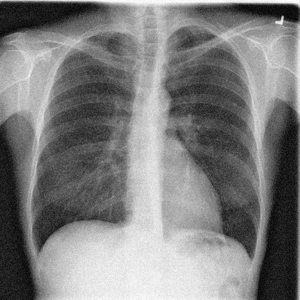
#> input picture Assignment-31/noise_reduction/input/noisy_skeleton.png, 300 x 300 px, found by its file name
$ python main.py
#> lines starting #> are read from the running program, lines starting #| are printed output that depends on the picture
import cv2
import numpy as np


def noise_reduction(image, kernel_size):
    # Get the dimensions of the image
    rows, cols = image.shape

    # Create an empty result image with the same dimensions as the input image
    result = np.zeros((rows, cols), dtype=np.uint8)

    # Define the horizontal edge detection kernel
    kernel = np.ones((kernel_size, kernel_size), dtype=np.uint8) / (
        kernel_size * kernel_size
    )

    # Calculate the offset for the kernel's center
    offset = (kernel_size - 1) // 2

    # Iterate over each pixel in the image (excluding the borders)
    for row in range(offset, rows - offset):
        for col in range(offset, cols - offset):
            # Extract the 3x3 neighborhood around the current pixel
            small = image[
                row - offset : row + (offset + 1), col - offset : col + (offset + 1)
            ]
            # Apply the kernel to the neighborhood
            average = np.sum(kernel * small)
            # Set the result pixel value to the computed average
            result[row, col] = average

    return result


# Load the noisy images in grayscale
noisy_skeleton = cv2.imread(
    "image_processing/Assignment-31/noise_reduction/input/noisy_skeleton.png",
    cv2.IMREAD_GRAYSCALE,
)
#> noisy_skeleton is the input picture: shape (300, 300); min 2, max 253, mean 125.6
noisy_image = cv2.imread(
    "image_processing/Assignment-31/noise_reduction/input/noisy_image.png",
    cv2.IMREAD_GRAYSCALE,
)
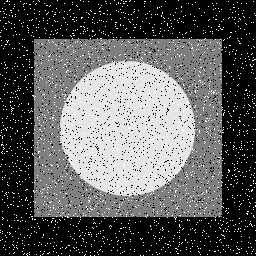
#> input picture Assignment-31/noise_reduction/input/noisy_image.png, 256 x 256 px, found by its file name
#> noisy_image is the input picture: shape (256, 256); min 0, max 255, mean 90.9
noisy_board = cv2.imread(
    "image_processing/Assignment-31/noise_reduction/input/noisy_board.png",
    cv2.IMREAD_GRAYSCALE,
)
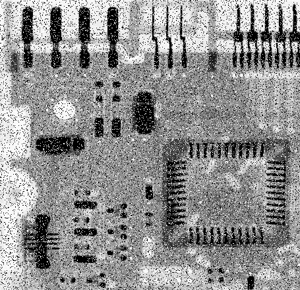
#> input picture Assignment-31/noise_reduction/input/noisy_board.png, 300 x 290 px, found by its file name
#> noisy_board is the input picture: shape (290, 300); min 0, max 255, mean 144.2

# Apply noise reduction with different kernel sizes and display the results
for img, title in [
    (noisy_skeleton, "Skeleton"),
    (noisy_image, "Image"),
    (noisy_board, "Board"),
]:
    for size in [3, 5, 15]:
        result = noise_reduction(img, size)
        cv2.imshow(f"{title} {size}x{size}", result)
        cv2.waitKey(0)
        cv2.imwrite(
            f"image_processing/Assignment-31/noise_reduction/output/{title.lower()}_{size}x{size}.png",
            result,
        )
#> this loop made 3 passes
#> title on passes 1 to 3: 'Skeleton', 'Image', 'Board'
#> pass 1, `cv2.imshow(f"{title} {size}x{size}", result)`:
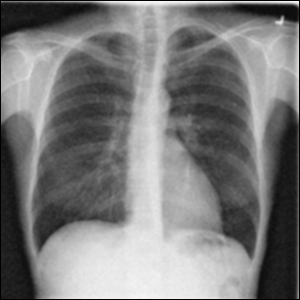
#> window 'Skeleton 3x3': shape (300, 300); min 0, max 247, mean 123.1
#> pass 1, `cv2.imshow(f"{title} {size}x{size}", result)`:
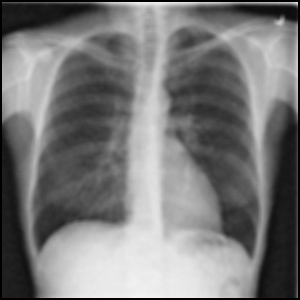
#> window 'Skeleton 5x5': shape (300, 300); min 0, max 244, mean 121.3
#> pass 1, `cv2.imshow(f"{title} {size}x{size}", result)`:
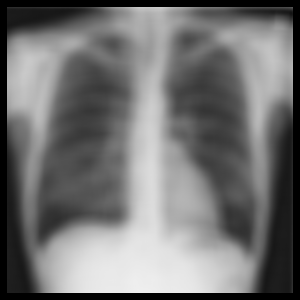
#> window 'Skeleton 15x15': shape (300, 300); min 0, max 240, mean 114.7
#> pass 2, `cv2.imshow(f"{title} {size}x{size}", result)`:
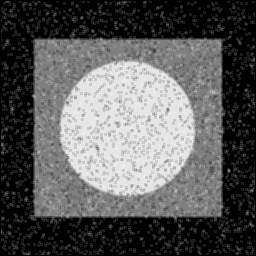
#> window 'Image 3x3': shape (256, 256); min 0, max 243, mean 90.5
